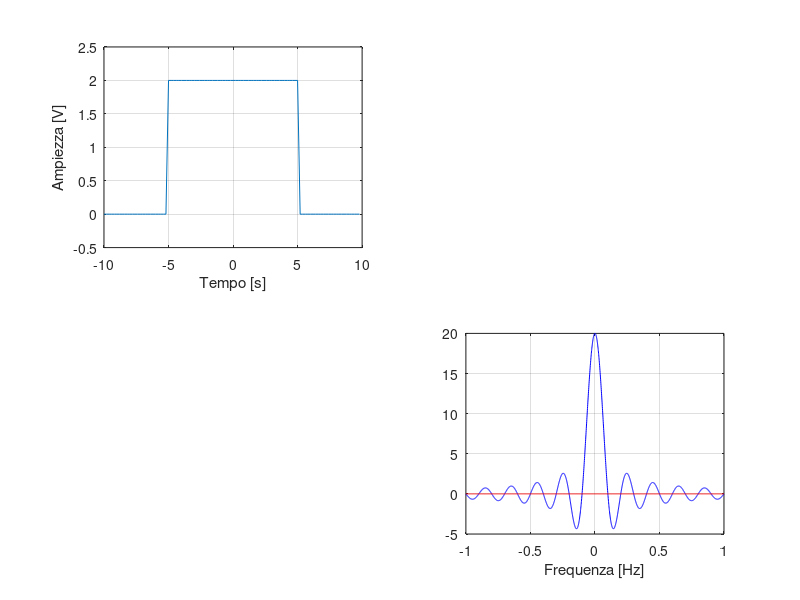

Write the MATLAB code that produced this figure.
%% DEFINIZIONE SEGNALE
clc 
close all
clear all

N = 100;
T1 = 10;
dt = 2*T1/N;
t = [0:N-1]*dt-T1;

A = 2;
T2 = 5;

s = A*(abs(t) <= T2);

%% RAPPRESENTAZIONE TEMPO

figure;
subplot(2,2,1)
plot(t,s)
xlabel('Tempo [s]');
ylabel('Ampiezza [V]');
ylim([-0.5 A+0.5]);
grid on

%% FORMA ANLITICA IN FREQUENZA
fa = [-1:0.001:1];
Sa = A*2*T2*sinc(fa*(2*T2));

subplot(2,2,4)
plot(fa, real(Sa), 'color', 'blue', 'DisplayName', 'Parte Reale');
hold on
plot(fa, imag(Sa),'Color','red', 'DisplayName','Parte Immaginaria');
grid on
xlabel('Frequenza [Hz]')


%% USO fft SENZA FARE NULLA
S = fft(s)